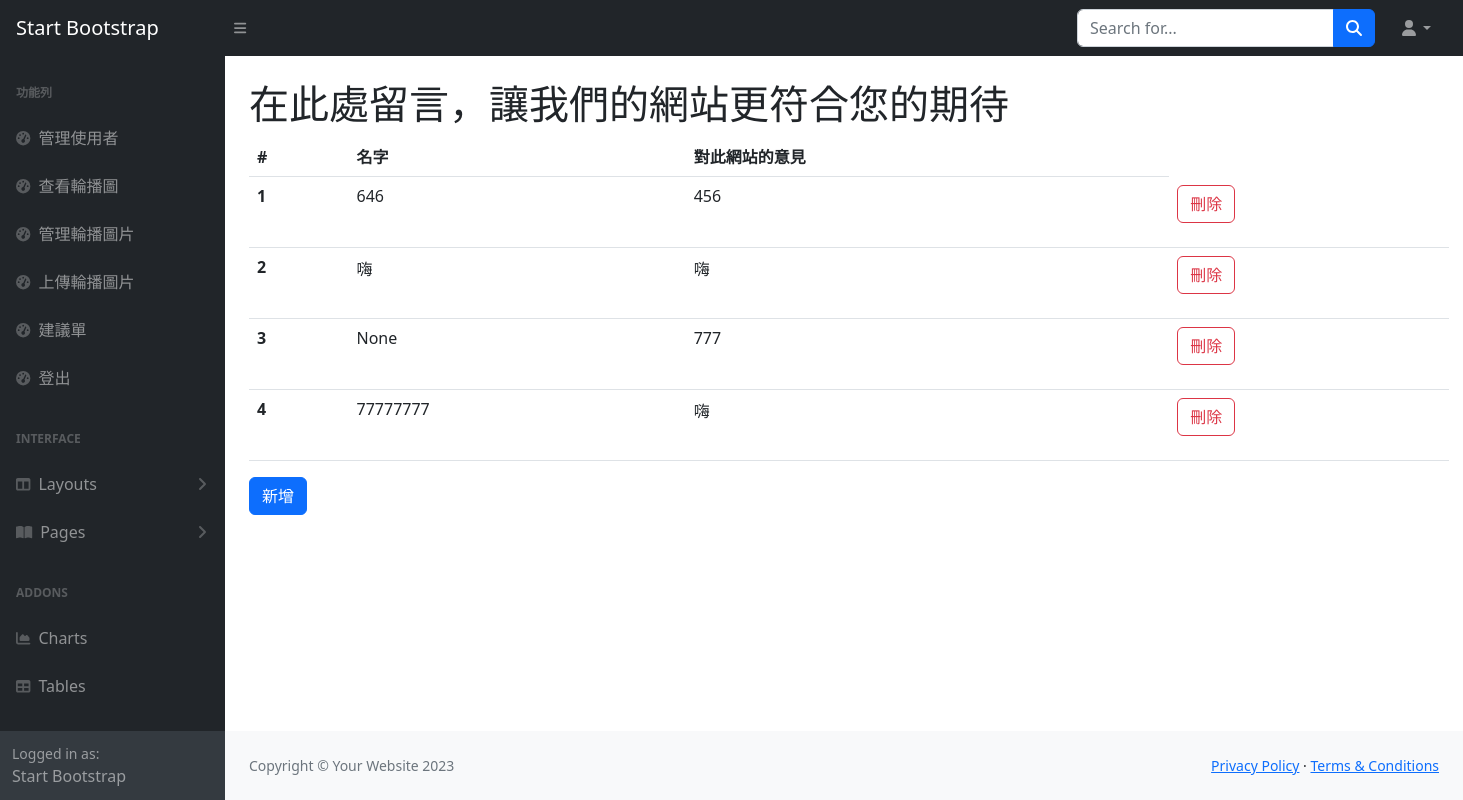
The page /suggestion on the database as committed earlier.
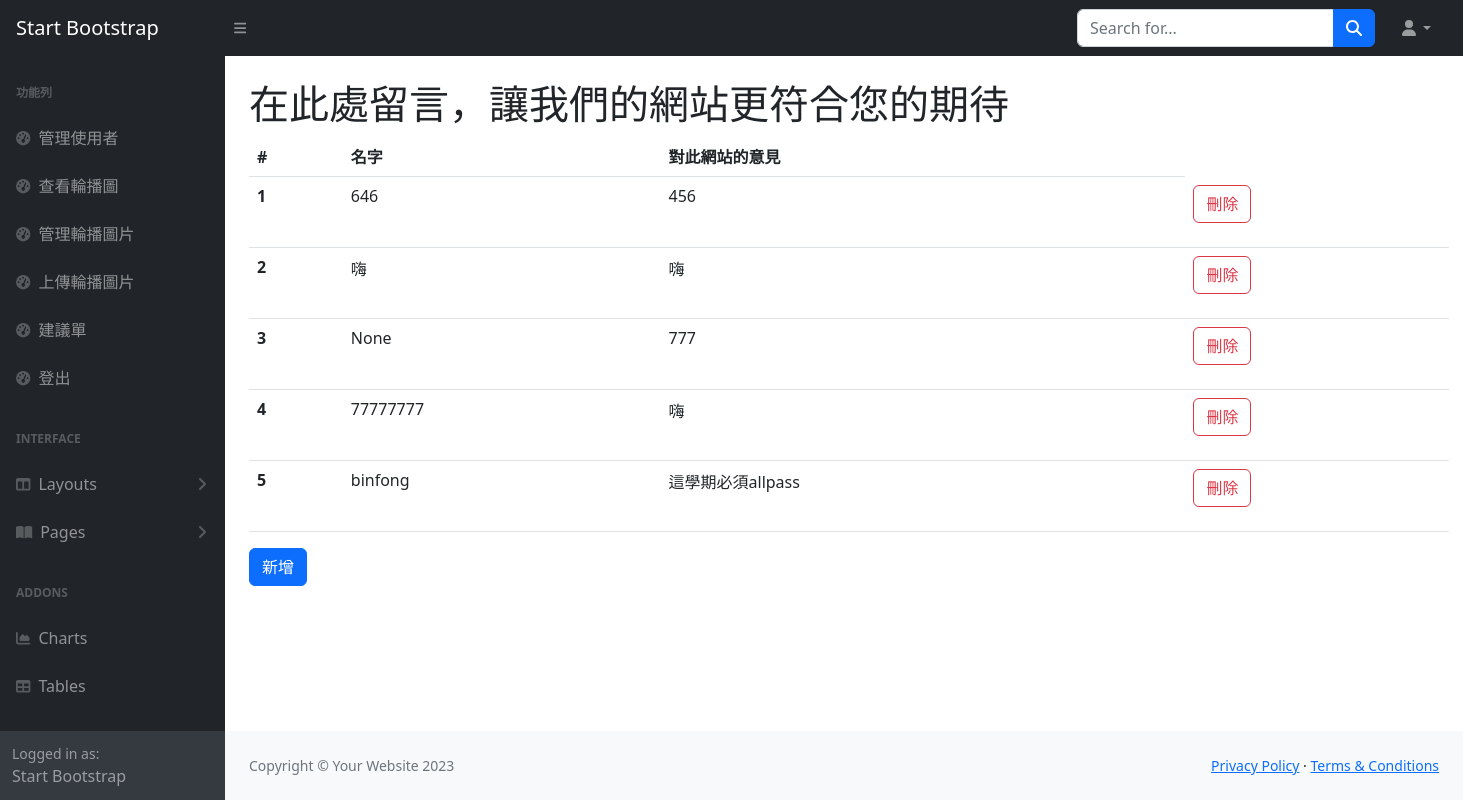
The same page on the database as committed later.
### tables this page shows
CREATE TABLE Suggestion (id integer primary key autoincrement, s_name nvarchar(20), s_sug);

### app.py (the view)
@app.route("/suggestion")
def suggestion():
    with get_db() as cur: #with get_db().cursor() as cur:
        cur.row_factory = sql.Row
        cur = cur.cursor() #上面的註解可以把這行省略
        cur.execute("select * from Suggestion")
        data = cur.fetchall()
        cur.close()
    return render_template("suggestion.html",data = data)

### app.py (called while the page is built)
def get_db():
    db = getattr(g, '_database', None)
    if db is None:
        db = g._database = sql.connect(DATABASE)
    return db

@app.teardown_appcontext
def close_connection(exception):
    db = getattr(g, '_database', None)
    if db is not None:
        db.close()

### templates/suggestion.html (shortened to what this page needs)
{% extends "layout/back.html"%}
{%block main %}
<h1 class="mt-4">在此處留言，讓我們的網站更符合您的期待</h1>
<table class="table" style="width: 1200px;">
    <thead>
      <tr>
        <th scope="col">#</th>
        <th scope="col">名字</th>
        <th scope="col">對此網站的意見</th>
      </tr>
    </thead>
    <tbody>
      {%for i in range(data|length) %}
        <tr>
            <th scope="row">{{ i+1 }}</th>
            <td>{{ data[i].s_name }}</td>
            <td>{{ data[i].s_sug }}</td>
            <td>
              <div class="row">
                <div class="col">
                  <form action="/deletesug/{{ data[i].id }}" method="post">
                    <button class="btn btn-outline-danger" onclick="if(confirm('您確定要刪除嗎？')) return true;else return false">刪除</button>
                  </form>
              </div>
              </div>
            </td>
        </tr>
        {% endfor %}
    </tbody>
  </table>
{% block modal %}
<button type="button" class="btn btn-primary" data-bs-toggle="modal" data-bs-target="#exampleModal">
  新增
</button>
{% endblock modal %}
{% endblock main %}

Rows that differ between the two databases and show on the page:
added Suggestion: s_name "binfong", s_sug "這學期必須allpass"
Other text that changed with them:
new list line: "5 刪除"
